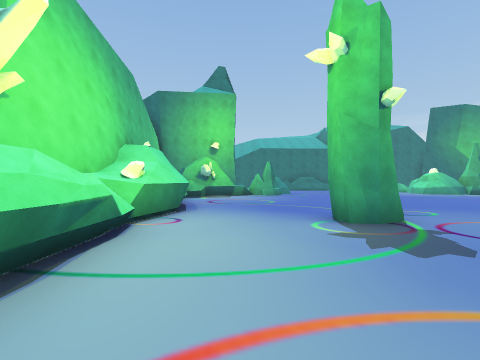
View 1 (above)

19 first-person views from a walk through a Unity game level. The camera is 1.5 m above the floor, looks level and sees 85° across. The floor is counted in squares, 2 m on a side. Each view is taken from the middle of a square. On the plan, view 1 faces up. The plan holds only what a view shows up to about 9 squares ahead; the rest is blank. The place goes on beyond the plan. The player is left out.

View 2
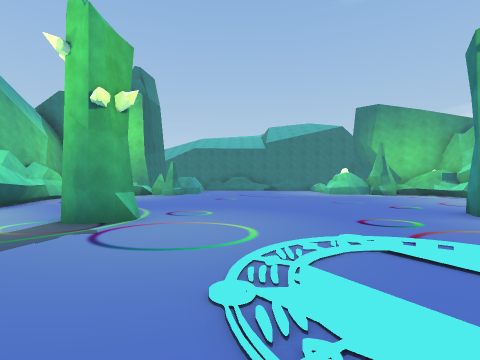

View 3
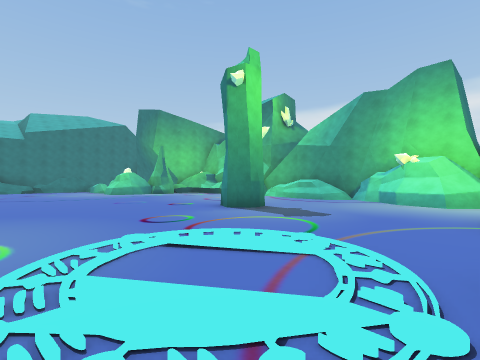

View 4
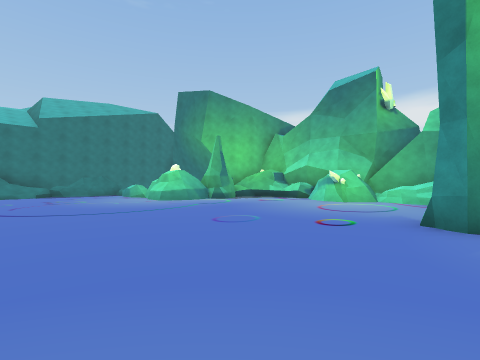

View 5
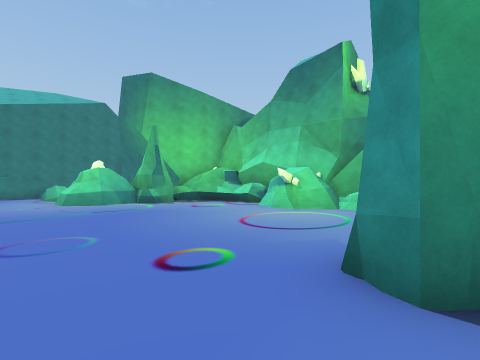

View 6
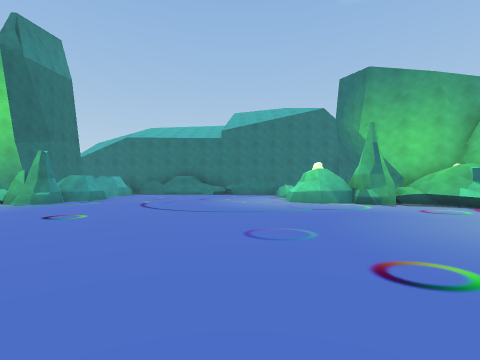

View 7
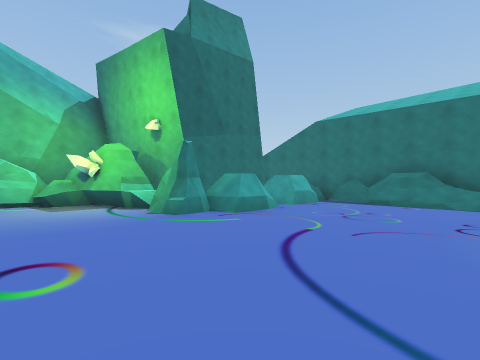

View 8
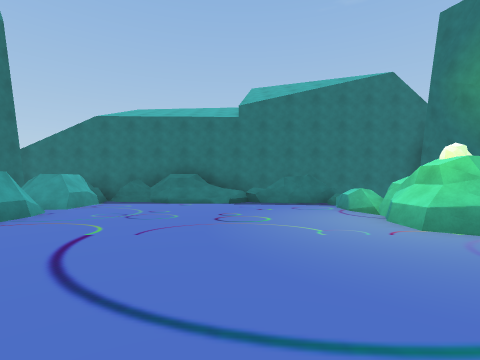

View 9
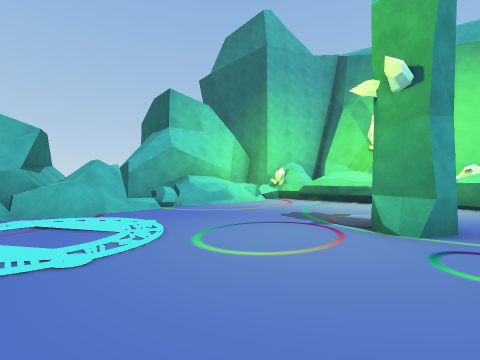

View 10
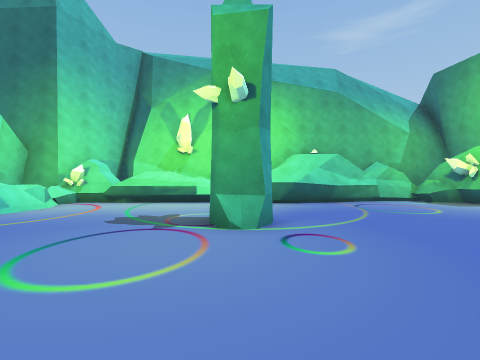

View 11
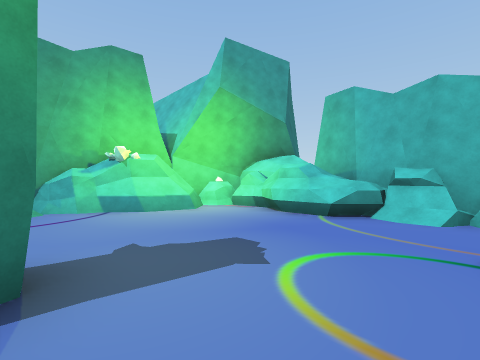

View 12
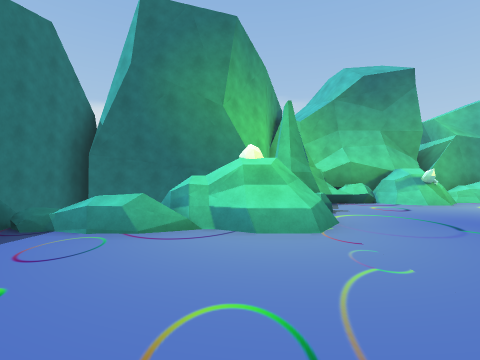

View 13
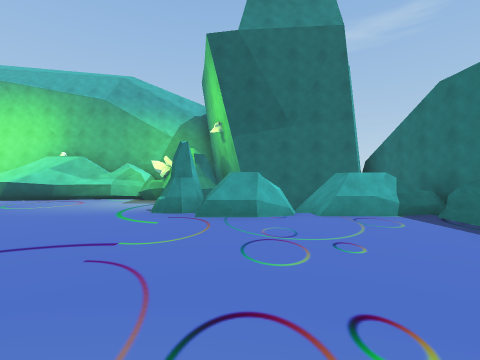

View 14
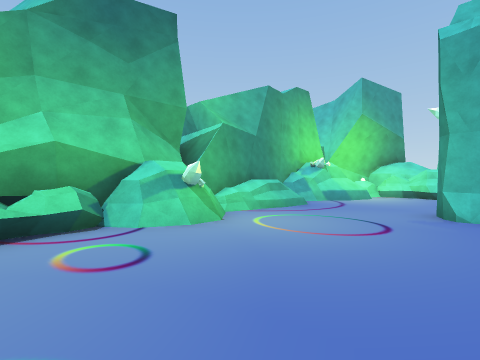

View 15
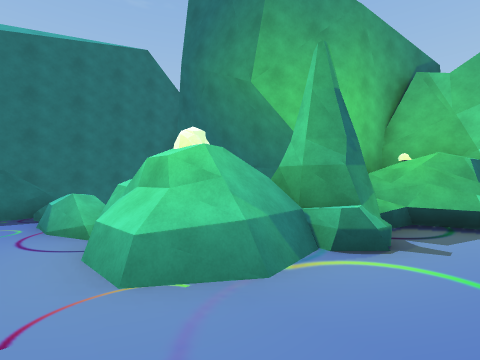

View 16
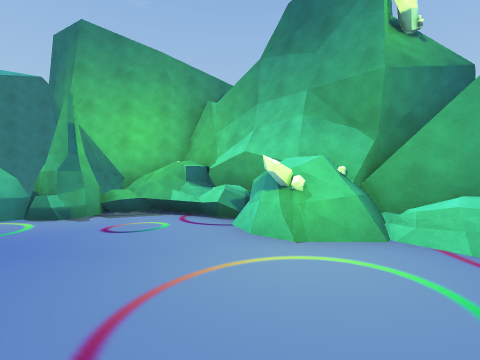

View 17
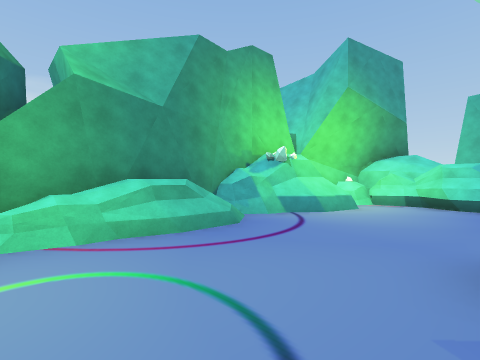

View 18
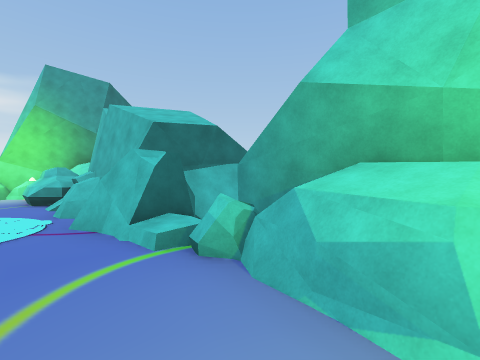

View 19
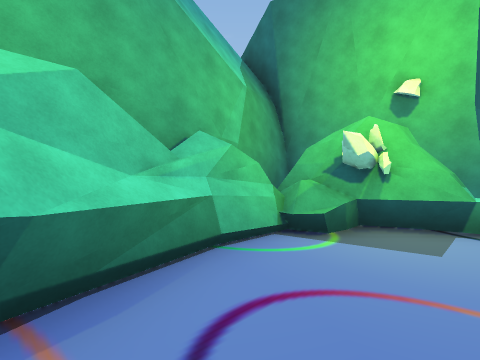

### Floor plan
Key: @ floor where view 1 was taken; # wall or solid block; x gap in a wall; . main floor; : floor 0.75 m higher than the main floor; + floor 1.25 m higher than the main floor; * floor 1.5 m higher than the main floor; / step, stairs or slope; = window, fence, low wall or low ledge; ^ raised ledge; v drop or lower ground; O other object.
Columns run from 3 left of view 1 to 16 right of it. Each row starts with its distance up from view 1.
 20   ########## ######
 19    # ==##===##  v#
 18    # =.......   v#
 17    #:x.......=  v#
 16    ###.......=^  #
 15   ####.......^O  #
 14   #vOO.......^#OO^
 13   #=OO.........O.##
 12 #O...............^^
 11 #=................#
 10 #................##
  9 ##...............O##
  8  #................##
  7  #................##
  6  #...........O....*#
  5  #...OO......OO...+#
  4  #................##
  3  #................#
  2  #...............^#
  1  #...............^#
  0  #.@..../O/...^^.^##
 -1  #^###OOOO##O^#####
 -2  ##  ###O##  ##  #
 -3       ####

Where each view was taken, in squares from view 1:
view 1: 0 up, 0 right, facing up
view 2: 0 up, 5 right, facing up
view 3: 0 up, 5 right, facing up-right
view 4: 5 up, 5 right, facing up-right
view 5: 5 up, 8 right, facing up-right
view 6: 5 up, 8 right, facing up
view 7: 10 up, 7 right, facing up-left
view 8: 10 up, 7 right, facing up
view 9: 6 up, 7 right, facing down-left
view 10: 5 up, 7 right, facing left
view 11: 5 up, 8 right, facing down-right
view 12: 15 up, 6 right, facing right
view 13: 15 up, 8 right, facing left
view 14: 12 up, 10 right, facing down-right
view 15: 12 up, 9 right, facing up-right
view 16: 7 up, 11 right, facing up-right
view 17: 8 up, 11 right, facing down-right
view 18: 1 up, 1 right, facing down-right
view 19: 8 up, 0 right, facing up-left
